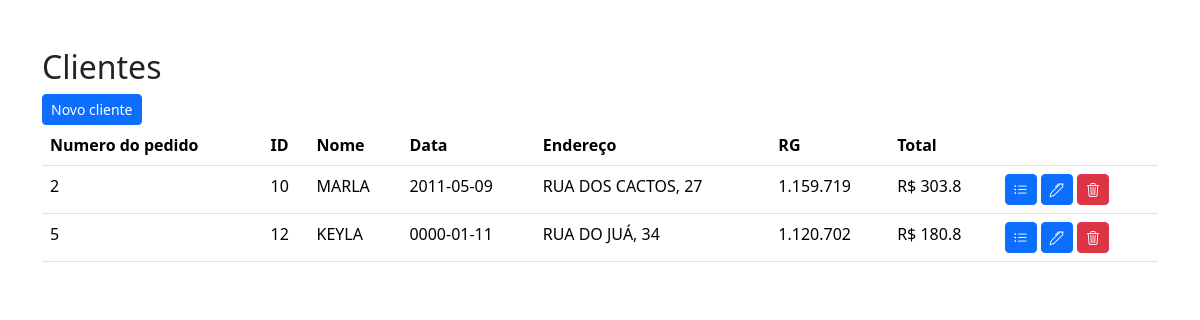
Before: /lib/app/modules/clients/home/home.php with the older database file.
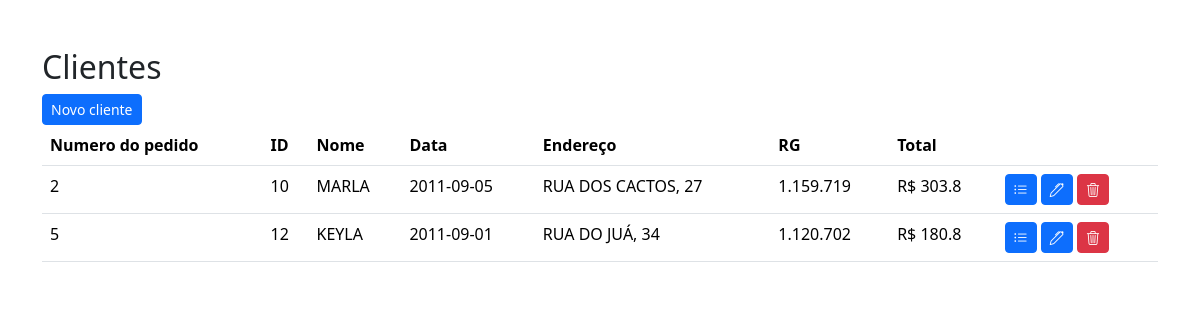
After: the same page with the newer database file.
### tables this page shows
CREATE TABLE IF NOT EXISTS `clients` (
    `NUM_PED` int PRIMARY KEY,
    `DATA` date,
    `COD_CLI` int,
    `CLIENTE` varchar(50),
    `ENDERECO` varchar(75),
    `RG` varchar(11),
    `TOTAL_GERAL` float
);

### lib/app/service/clients/clients_service_impl.php (called while the page is built, shortened)
<?php
require_once($_SERVER['DOCUMENT_ROOT'] . '/lib/app/repositories/clients/clients_repository_impl.php');
require_once($_SERVER['DOCUMENT_ROOT'] . '/lib/app/core/models/order_client.php');
class ClientsServiceImpl extends ClientsService
{
    private $clientsRepositoryImpl;
    public function __construct()
    {
        $this->clientsRepositoryImpl = new ClientsRepositoryImpl();
    }
    public function getClients()
    {
        try {
            $stmt = $this->clientsRepositoryImpl->getClients();
            $clients = array();
            if ($stmt != false) {
                while ($row = $stmt->fetch()) {
                    $atualClient = new OrderClient(
                        orderCod: $row["NUM_PED"],
                        date: $row["DATA"],
                        clientCod: $row["COD_CLI"],
                        client: $row["CLIENTE"],
                        address: $row["ENDERECO"],
                        RG: $row["RG"],
                        generalTotal: $row["TOTAL_GERAL"],
                    );
                    array_push($clients, $atualClient);
                }
                return $clients;
            } else {
                return null;
            }
        } catch (Exception $error) {
            throw new Exception("Error in get clients on service class " . $error->getMessage());
        }
    }
}
?>

### lib/app/repositories/clients/clients_repository_impl.php (called while the page is built, shortened)
<?php
include($_SERVER['DOCUMENT_ROOT'] . '/lib/app/core/database/db_connection.php');
class ClientsRepositoryImpl extends ClientsRepository
{
    private $db;
    public function __construct()
    {
        $this->db = new DBConnection();
    }
    public function getClients()
    {
        try {
            $query = "SELECT * FROM `clients`";
            $queryRes = $this->db->openConnection()->prepare($query);
            $queryRes->execute();
            $queryRes->setFetchMode(PDO::FETCH_ASSOC);
            if ($queryRes->rowCount() >= 1) {
                return $queryRes;
            } else {
                return false;
            }
        } catch (Exception $error) {
            throw new Exception("Error in get clients on repository class " . $error->getMessage());
        }
    }
}
?>

### lib/app/core/database/db_connection.php (called while the page is built)
<?php
class DBConnection
{
    public static $pdo;
    public $hostname;
    public $database;
    public $user;
    public $password;
    public function __construct()
    {
        $this->hostname = 'localhost';
        $this->database = 'smarket';
        $this->user = 'root';
        $this->password = 'mysql';
    }
    public function openConnection()
    {
        try {
            static::$pdo = null;
            if (!static::$pdo) {
                $dsn = 'mysql:host=' . $this->hostname . ';dbname=' . $this->database;
                $options = array(PDO::ATTR_ERRMODE => PDO::ERRMODE_EXCEPTION, PDO::MYSQL_ATTR_INIT_COMMAND => "SET NAMES utf8");
                static::$pdo = new PDO($dsn, $this->user, $this->password, $options);
                return static::$pdo;
            }
        } catch (PDOException $PDOerror) {
            die("Erro ao realizar a conexão com o banco de dados (PDO exception) " . $PDOerror->getMessage());
        } catch (Exception $error) {
            die("Erro ao realizar a conexão com o banco de dados (General exception) " . $error->getMessage());
        }
    }
}
?>

### lib/app/core/models/order_client.php (called while the page is built, shortened)
<?php
class OrderClient
{
    public function __construct(
        $orderCod,
        $date,
        $clientCod,
        $client,
        $address,
        $RG,
        $generalTotal,
    ) {
        $this->orderCod = $orderCod;
        $this->date = $date;
        $this->clientCod = $clientCod;
        $this->client = $client;
        $this->address = $address;
        $this->RG = $RG;
        $this->generalTotal = $generalTotal;
    }
}
?>

### lib/app/modules/clients/home/home.php (the view, shortened to what this page needs)
<!DOCTYPE html>
<html lang="pt-BR">
<head>
    <link rel="stylesheet" href="https://cdn.jsdelivr.net/npm/bootstrap-icons@1.11.1/font/bootstrap-icons.css">
    <link href="https://cdn.jsdelivr.net/npm/bootstrap@5.3.2/dist/css/bootstrap.min.css" rel="stylesheet"
>
</head>
<body>
    <div class="container my-5">
        <h2>Clientes</h2>
        <a class="btn btn-primary btn-sm" role="button" href="/insert" title='Novo cliente'>Novo cliente</a>
        <table class="table">
            <thead>
                <tr>
                    <th>Numero do pedido</th>
                    <th>ID</th>
                    <th>Nome</th>
                    <th>Data</th>
                    <th>Endereço</th>
                    <th>RG</th>
                    <th>Total</th>
                    <th></th>
                </tr>
            </thead>
            <tbody>
                <?php
                require_once $_SERVER['DOCUMENT_ROOT'] . '/lib/app/service/clients/clients_service_impl.php';
                try {
                    $clientsServiceImpl = new ClientsServiceImpl();
                    $clientes = $clientsServiceImpl->getClients();
                    for ($i = 0; $i < count($clientes); $i++) {
                        $cliente = $clientes[$i];
                        echo "<tr>
                        <td> $cliente->orderCod </td>
                        <td> $cliente->clientCod </td>
                        <td> $cliente->client </td>
                        <td> $cliente->date </td>
                        <td> $cliente->address </td>
                        <td> $cliente->RG </td>
                        <td>R$ $cliente->generalTotal </td>
                        <td>
                            <a class='btn btn-primary btn-sm' role='button' href='/pedidos/home?pedido=$cliente->orderCod' title='Produtos comprados'><i class='bi bi-list-ul'></i></a>
                            <a class='btn btn-primary btn-sm' role='button' href='/edit?pedido=$cliente->orderCod' title='Editar'><i class='bi bi-pen'></i></a>
                            <a class='btn btn-danger btn-sm' role='button' href='/delete?pedido=$cliente->orderCod' title='Deletar'><i class='bi bi-trash3'></i></a>
                        </td>
                    </tr>";
                    }
                } catch (Exception $e) {
                    $errorMessage = $e->getMessage();
                }
                ?>
            </tbody>
        </table>
    </div>
</body>
</html>

Changed rows visible on the page:
changed clients "MARLA": DATA "2011-05-09" → "2011-09-05"
changed clients "KEYLA": DATA "0000-01-11" → "2011-09-01"
